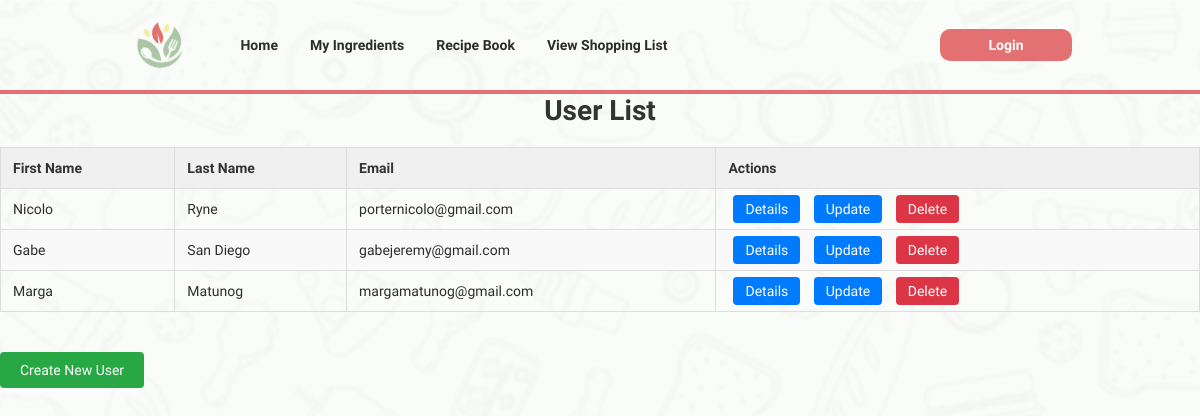
Before: /users/ with the older database file.
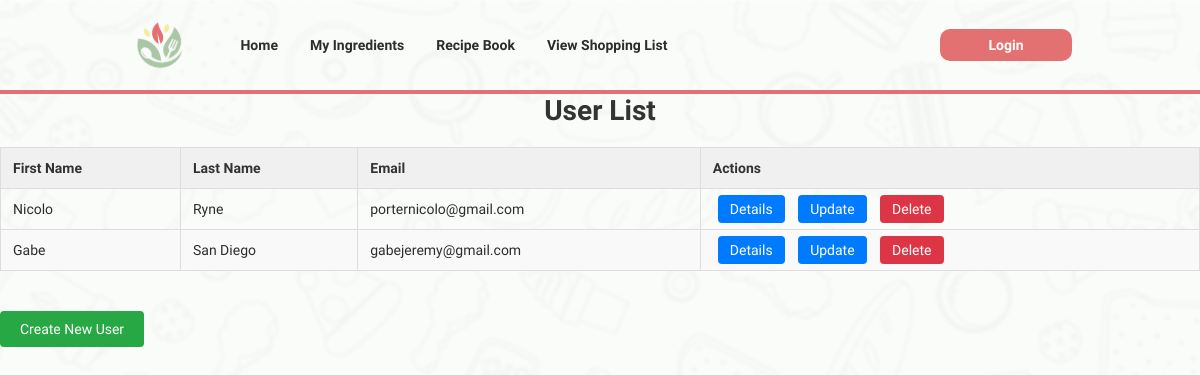
After: the same page with the newer database file.
### apps/users/models.py (models this page shows, shortened)
class User(models.Model):
    user_id = models.AutoField(primary_key=True)
    fname = models.CharField(max_length=100)
    lname = models.CharField(max_length=100)
    password = models.CharField(max_length=255)
    email = models.CharField(max_length=255, unique=True)
    phone_number = models.CharField(max_length=11)
    date_of_birth = models.DateTimeField()

### apps/users/views.py (the view)
# urls.py: path('', UserListView.as_view(), name='user-list'),
class UserListView(ListView):
    model = User
    template_name = 'user_list.html'
    context_object_name = 'users'

### apps/users/templates/user_list.html (shortened to what this page needs)
{% extends "base.html" %}
{% block content %}
<div>
    <h2>User List</h2>
    <table>
        <thead>
            <tr>
                <th>First Name</th>
                <th>Last Name</th>
                <th>Email</th>
                <th>Actions</th>
            </tr>
        </thead>
        <tbody>
            {% for user in users %}
            <tr>
                <td>{{ user.fname }}</td>
                <td>{{ user.lname }}</td>
                <td>{{ user.email }}</td>
                <td>
                    <a href="{% url 'user-detail' user.pk %}" class="btn-action">Details</a>
                    <a href="{% url 'user-update' user.pk %}" class="btn-action">Update</a>
                    <a href="{% url 'user-delete' user.pk %}" class="btn-action btn-delete">Delete</a>
                </td>
            </tr>
            {% endfor %}
        </tbody>
    </table>
    <a href="{% url 'user-create' %}" class="btn-create">Create New User</a>
</div>
{% endblock %}

Changed rows visible on the page:
removed User: fname "Marga", lname "Matunog", email "margamatunog@gmail.com"
